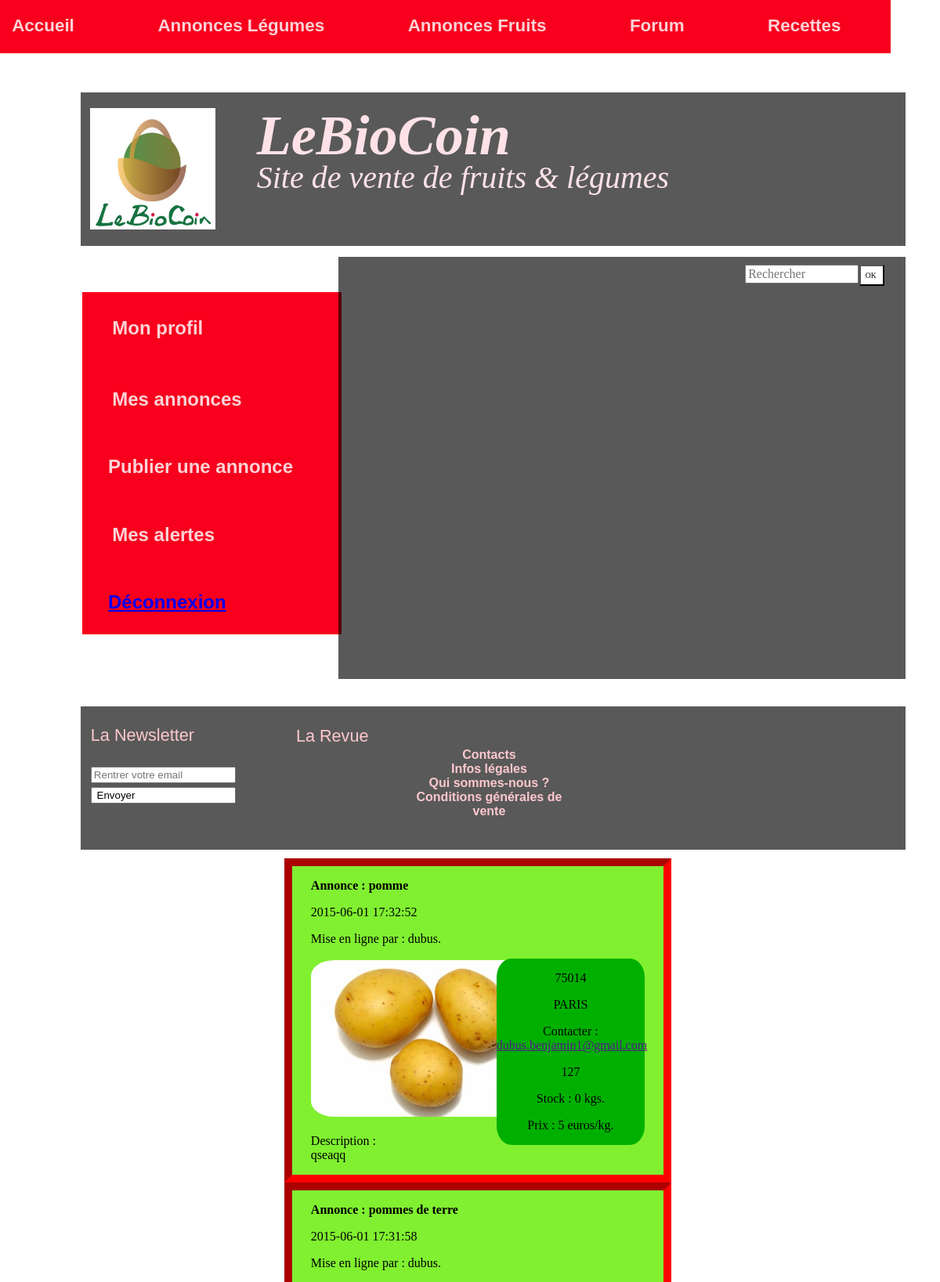
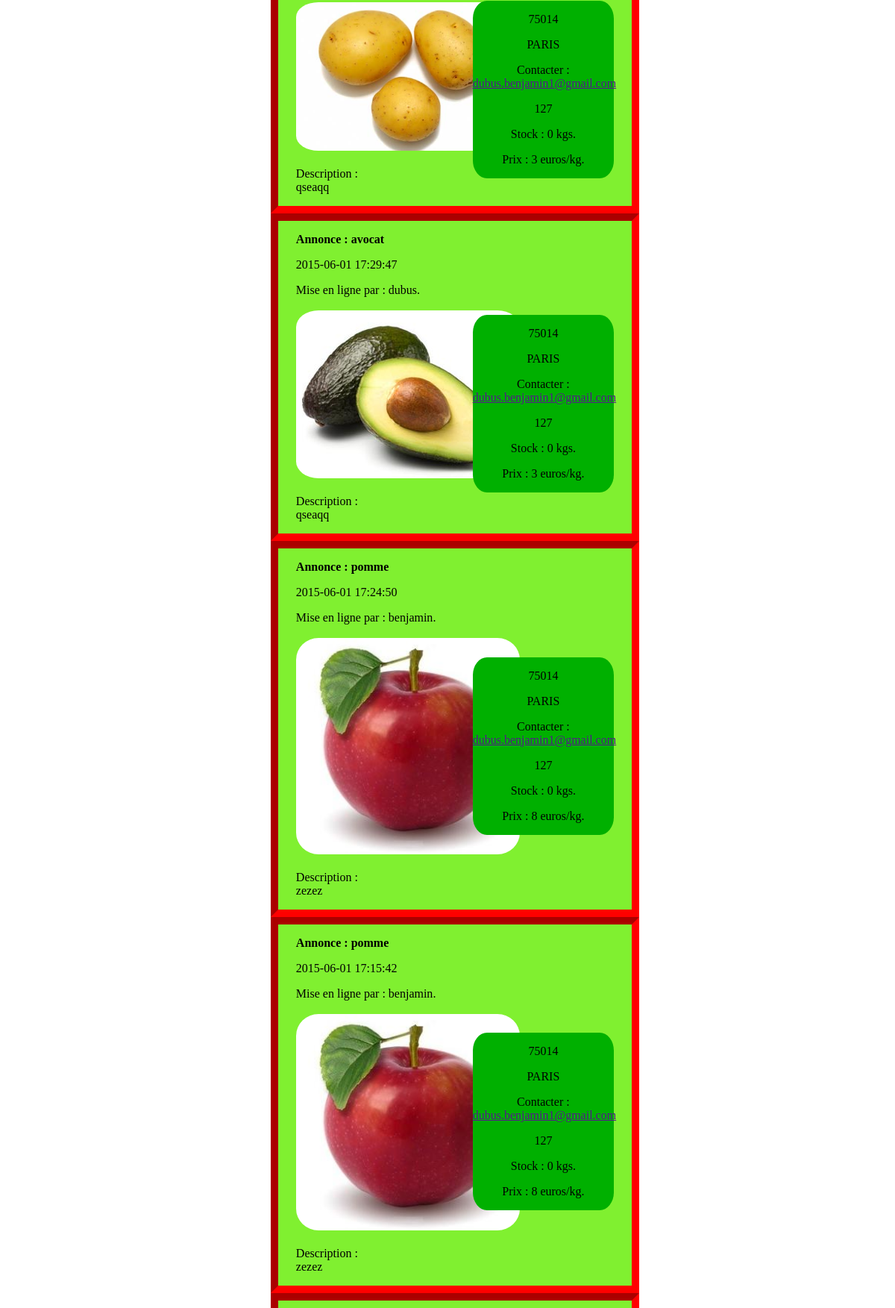
The page / (upper part) on the database its author committed (2 pictures, top to bottom).
### tables this page shows
CREATE TABLE IF NOT EXISTS `annonce` (
  `id_annonce` int(11) NOT NULL AUTO_INCREMENT,
  `codepostal` int(5) NOT NULL,
  `ville` varchar(20) NOT NULL,
  `region` varchar(20) NOT NULL,
  `nom` varchar(12) NOT NULL,
  `mail` varchar(320) NOT NULL,
  `tel` tinyint(10) NOT NULL,
  `titre` text NOT NULL,
  `variete` varchar(20) NOT NULL,
  `photo_annonce` blob NOT NULL,
  `texte` text NOT NULL,
  `quantite` int(11) NOT NULL,
  `prix` float NOT NULL,
  `date_ajout` datetime NOT NULL,
  `id_cat_annonce` int(11) NOT NULL,
  `id_cat_produit` int(11) NOT NULL,
  PRIMARY KEY (`id_annonce`),
  KEY `id_cat_annonce` (`id_cat_annonce`),
  KEY `id_cat_produit` (`id_cat_produit`)
);

### index.php (called while the page is built, shortened)
<?php include("annonce_vue.php"); ?>

### annonce_vue.php (the view, shortened to what this page needs)
<?php include ('headermembre.php') ?>
<?php
try
{
	$base = new PDO('mysql:host=localhost;dbname=mabase;charset=utf8', 'root', '');
}
catch(Exception $e)
{
	die('Erreur : '.$e->getMessage());
}
$reponse = $base->query('SELECT * FROM annonce WHERE date_ajout IS NOT NULL ORDER BY date_ajout DESC');
while ($donnees = $reponse->fetch())
{
	?>
<div id="annoncecadre">
	<section id="annonce_gauche">
		<p id="titreannonce">Annonce : <?php echo htmlentities($donnees['titre']); ?></p>
		<p id="datehautgauche"><?php echo htmlentities($donnees['date_ajout']); ?></p>
		<p>	Mise en ligne par : <?php echo htmlentities($donnees['nom']) ?>. <br />
			<?php echo htmlentities($donnees['variete']) ?> <br/>
			<?php echo "<img src='controlleurs/uploads/".$donnees['photo_annonce']."',  width=\"300\" height=\"300\" onmouseover=\"this.width=400; this.heigth=400;\" onmouseout =\"this.width=300; this.heigth=300;\"alt=\"\">"; ?> <br/><br/>
			Description : <br/> <?php echo htmlentities($donnees['texte'])?>
		</p>
	</section>
	<section id="annonce_droite">
		<p><?php echo htmlentities($donnees['codepostal']); ?></p>
		<p><?php echo htmlentities($donnees['ville']); ?></p>
		<p>Contacter : <a href="<?php 'echo htmlentities($donnees[\'mail\']);' ?>"><?php echo htmlentities($donnees['mail']); ?></a> </p>
		<p><?php echo htmlentities($donnees['tel']); ?> </p>
		<p>Stock : <?php echo htmlentities($donnees['quantite']); ?> kgs.</p>
		<p>Prix : <?php echo htmlentities($donnees['prix']); ?> euros/kg.</p>
	</section>
</div>
<?php
}
?>

### headermembre.php (shortened to what this page needs)
<!DOCTYPE html>
<html>
<head>
  <link rel="stylesheet" href="styles/header.css">
</head>
<body>
	<div id="menu">
        <ul>
             <li class="menu1"><a href ="pagedaccueil.php">Accueil</a></li><li class="menu1"><a href="annonce_vue.php">Annonces Légumes</li><li class="menu1"><a href="annonce_vue.php">Annonces Fruits</a></li><li class="menu1"><a href="forum/index.php">Forum</a></li><li class="menu1"><a>Recettes</a></li>
          </ul>
  </div>
  <div id="bloc1">
          <div id="nom">
            <h1>LeBioCoin</h1>
          </div>
          <div id="logo">
            <img src="Images/logo.PNG" width="160" height="155"></img>
          </div>
          <div id="nom2">
            <p> Site de vente de fruits & légumes</p>
          </div>
  </div>
 <div id="menu_vertical">
            <ul>
              <li class="menu2"><a href="listemembre.php">Mon profil</a></li><li class="menu2"><a href="listeannonce.php">Mes annonces</a></li><li class="menu2">Publier une annonce</li><li class="menu2"><a href="">Mes alertes</a></li><a href="deconnexionadmin.php"><li class="menu2">Déconnexion</li></a>
            </ul>
 </div>
  <div id="bloc2">
          <div id="recherche">
            <form >
              <tr>
              <input class="barre" type="search" name="recherche" placeholder="Rechercher"/>
              <input class="bouton" type="submit" value="OK"/>
              </tr>
            </form>
          </div>
  </div>
  <div id="bloc3">
          <div id="newsletter">
            <p class="titre_footer1">La Newsletter</p>
            <form action="news">
              <input type="text" name="pseudo" placeholder="Rentrer votre email" />
              <input type="bouton" name="submit" value=" Envoyer"/>
            </form>
          </div>
          <div id="revue">
            <p class="titre_footer2">La Revue</p>
          </div>
          <footer>
      			<center>
      				<ul>
      					<li><a href="contact.php">Contacts</a></li>
      					<li><a href="mentionlegale.php">Infos légales</a></li>
      					<li><a href="quisommesnous.php">Qui sommes-nous ?</a></li>
      					<li><a href="conditions.php">Conditions générales de vente</a></li>
      				</ul>
      			</center>
		      </footer>
  </div>
</body>
</html>

### styles/header.css (style rules this page uses)
body { background-image:url("http://www.google.fr/url?source=imglanding&ct=img&q=http://www.tao-mieux-etre.fr/web_images/pamplemousse-muffetflickr-cc.jpg&sa=X&ei=KadsVazYBMi1UbiwgNgM&ved=0CAkQ8wc4pgI&usg=AFQjCNHYb0JLWZ968Qpg9VzUwsZocn0uWQ"); background-attachment:fixed; background-size: cover; }
#menu ul { position:fixed; list-style-type:none; margin-top:-11%; margin-left: -4%; margin-right: -10%; cursor: pointer; color: #F67887; width: 120%; height: 10%; max-height: 231px; padding-left: 1%; padding-right: 1%; padding-top: 1%; padding-bottom: 1%; }
#menu ul li { font-family: Lucida Sans Unicode, Lucida Grande, sans-serif; font-size: 140%; font-weight: bold; display: inline; background-color: #F8001D; border: 0px; padding-left: 3%; padding-right: 4.4%; padding-top: 1.5%; padding-bottom: 1.5%; display: inline-block; }
#menu a { text-decoration: none; color: #FCD2D7; }
#bloc1 { margin-left: 8%; margin-top: 10%; padding-top: 2%; padding-left: 2%; padding-bottom: 2%; padding-right: 2%; background-color:rgba(0, 0, 0, 0.65); position: relative; height: 16%; width: 85%; }
#bloc2 { position: relative; margin-left: 35.8%; margin-top: -42%; padding-top: 2%; padding-left: 2%; padding-bottom: 2%; padding-right: 2%; background-color:rgba(0, 0,0, 0.65); height: 491px; width: 57.2%; }
#bloc3 { margin-left: 8%; margin-top: 3%; padding-top: 2%; margin-bottom:1%; padding-left: 2%; padding-bottom: 2%; padding-right: 2%; background-color:rgba(0, 0,0, 0.65); position: relative; height: 12%; width: 85%; }
#nom h1 { font-size:450%; font-family:georgia; font-style: oblique; margin-left:20%; margin-top:-1%; color:#FEE2E7; }
#logo { position:absolute; margin-top: -11.9%; margin-left:-1.1%; height:10%; width:10%; }
#nom2 { font-family: georgia; font-size: 250%; font-style: oblique; margin-top: -6%; margin-left: 20%; color: #FEE2E7; }
#recherche { position:absolute; margin-top: 0%; margin-left:73%; width: 10%; height:5%; }
#recherche .barre { font-family: Bookman Old Style, serif; font-size: 100%; position: absolute; margin-top: -20%; margin-left: -46%; width: 200%; display: inline-block; border: 2% solid gray; }
#recherche .bouton { font-family: Bookman Old Style, serif; font-size: 60%; font-style: bold; color: black; background-color: #fff; margin-top:-20%; margin-left: 155%; position: absolute; height: 101%; width: 30%; cursor: pointer; text-align:center; padding-right:30%; }
#menu_vertical ul { position: relative; width: 28%; list-style-type: none; margin-left: 4.8%; margin-top: 5%; color: #FCD2D7; box-shadow: 3% solid gray; }
.menu2, .menu2 a { display: block; }
#menu_vertical ul li { font-family: Lucida Sans Unicode, Lucida Grande, sans-serif; font-size: 150%; font-weight: bold; display: block; padding-left: 10%; padding-right: 10%; padding-top: 8%; padding-bottom: 8%; background-color: #F8001D; }
.menu2 a { text-decoration: none; color: #FCD2D7; margin: 2%; }
#newsletter { position: absolute; font-family: 'Arial Black', Gadget, sans-serif; font-size: 135%; margin-left: -1%; margin-top: -2%; border:0px; padding: 0%; color: #FCC7CD; width: 20%; height: 15%; }
#revue { position: relative; font-family: 'Arial Black', Gadget, sans-serif; font-size: 135%; margin-top: -2%; margin-left: 25%; border: 0px; padding : 0%; color : #FCC7CD; width: 20%; height: 15%; }
footer { margin-left:35%; margin-top: -2%; width:25%; border:none; position:relative; padding-top:-5%; font-family: Lucida Sans Unicode, Lucida Grande, sans-serif; font-weight: bold; color: #C3D9E0; }
footer ul li { list-style: none; }
footer ul li a { text-decoration: none; color: #FCC7CD; }
#annoncecadre { font-size: 100%; font-family: georgia ; background-color: #80F030; position:relative; top:40%; left:30%; border-style: inset; border-color: #FF0000; border-width: 10px; width:40%; }
#annonce_gauche { position: relative; bottom:20%; left:5%; }
#annoncecadre img { max-width: 100%; height: auto; border-radius: 10%; }
#annonce_droite { position: absolute; top:30%; left:55%; background-color: #00B000; text-align: center; width: 40%; border-radius: 10%; }
#titreannonce { font-weight: bold; }

### rows shown on the page
annonce: titre "pomme", date_ajout "2015-06-01 17:32:52", nom "dubus", photo_annonce (picture), texte "qseaqq", codepostal "75014", ville "PARIS", mail "dubus.benjamin1@gmail.com", tel "127", quantite "0", prix "5"
annonce: titre "pommes de terre", date_ajout "2015-06-01 17:31:58", nom "dubus", photo_annonce (picture), texte "qseaqq", codepostal "75014", ville "PARIS", mail "dubus.benjamin1@gmail.com", tel "127", quantite "0", prix "3"
annonce: titre "avocat", date_ajout "2015-06-01 17:29:47", nom "dubus", photo_annonce (picture), texte "qseaqq", codepostal "75014", ville "PARIS", mail "dubus.benjamin1@gmail.com", tel "127", quantite "0", prix "3"
annonce: titre "pomme", date_ajout "2015-06-01 17:24:50", nom "benjamin", photo_annonce (picture), texte "zezez", codepostal "75014", ville "PARIS", mail "dubus.benjamin1@gmail.com", tel "127", quantite "0", prix "8"
annonce: titre "pomme", date_ajout "2015-06-01 17:15:42", nom "benjamin", photo_annonce (picture), texte "zezez", codepostal "75014", ville "PARIS", mail "dubus.benjamin1@gmail.com", tel "127", quantite "0", prix "8"
